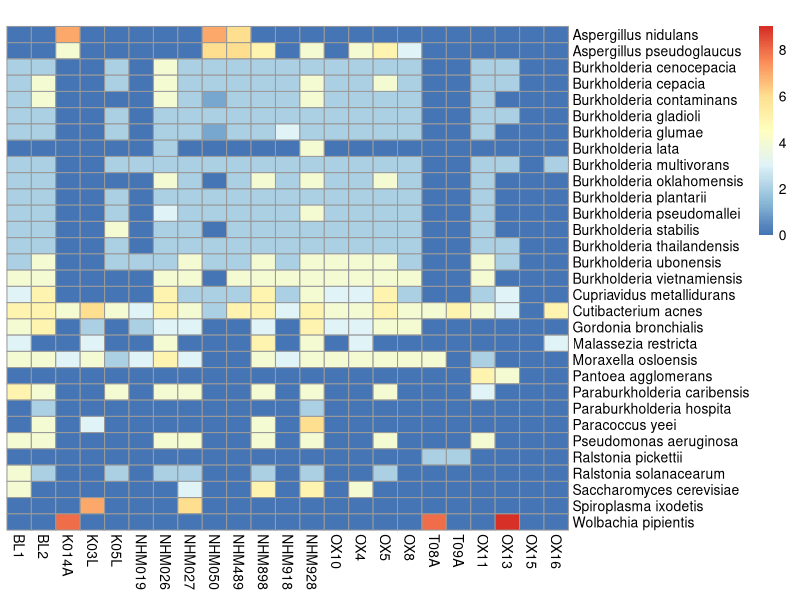

This figure's R source:
#plot custom heatmap, in this case aMeta output

library(tidyverse)
library(pheatmap)



mat <- read.table("images/overview_heatmap_scores.txt", header=T, sep="\t")
names(mat)
#order by loccation
ord_mat <- cbind(mat$BL1, mat$BL2, mat$K014A, mat$K03L, mat$K05L, mat$NHM019, mat$NHM026,
             mat$NHM027, mat$NHM050, mat$NHM489, mat$NHM898, mat$NHM918, mat$NHM928, mat$OX10, mat$OX4,
             mat$OX5, mat$OX8, mat$T08A, mat$T09A, mat$OX11, mat$OX13, mat$OX15, mat$OX16)
ord_mat <- as.data.frame(ord_mat)
names(ord_mat) <- c( "BL1", "BL2", "K014A", "K03L", "K05L", "NHM019", "NHM026",
                            "NHM027", "NHM050", "NHM489", "NHM898", "NHM918", "NHM928", "OX10", "OX4",
                            "OX5", "OX8", "T08A", "T09A", "OX11", "OX13", "OX15", "OX16")
rownames(ord_mat) <- mat$taxa
#pdf(paste0(out_dir,"/overview_heatmap_scores.pdf"),paper="a4r",width=297,height=210)

pheatmap(ord_mat, display_numbers=FALSE,fontsize=10,main="",
         cluster_rows=FALSE,cluster_cols=FALSE,number_format="%i")
#dev.off()

